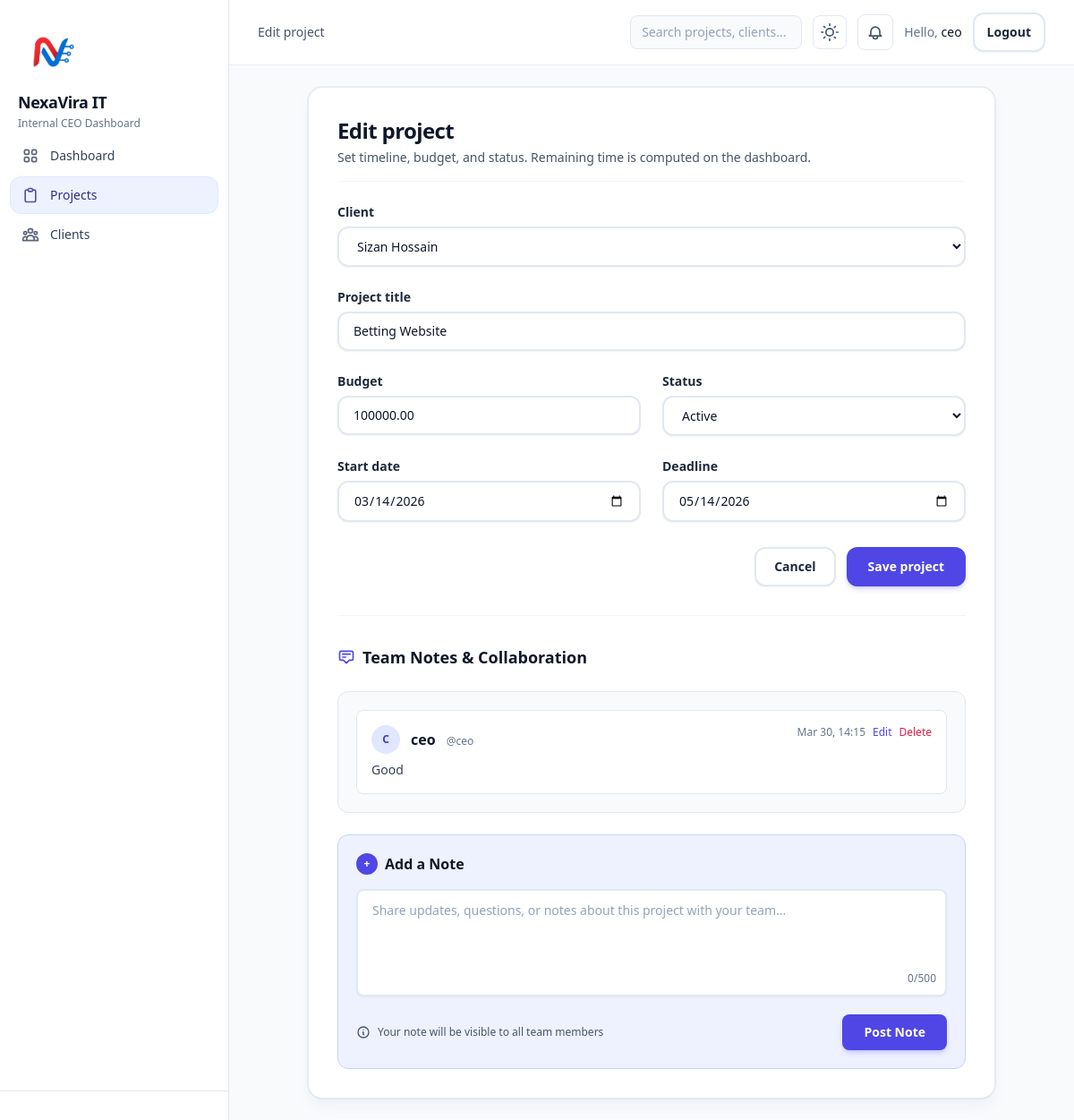
The app's page /projects/5/edit/ (signed in) with its own data.
### projects/models.py (models this page shows, shortened)
class Project(models.Model):
    class Status(models.TextChoices):
        ACTIVE = "active", "Active"
        COMPLETED = "completed", "Completed"
    client = models.ForeignKey(Client, on_delete=models.PROTECT, related_name="projects")
    title = models.CharField(max_length=255)
    description = models.TextField(blank=True, help_text="Project description and notes")
    budget = models.DecimalField(max_digits=12, decimal_places=2, default=0)
    start_date = models.DateField()
    deadline = models.DateField()
    status = models.CharField(max_length=16, choices=Status.choices, default=Status.ACTIVE)
    created_at = models.DateTimeField(auto_now_add=True)
    updated_at = models.DateTimeField(auto_now=True)
    class Meta:
        ordering = ["deadline", "title"]
        indexes = [
            models.Index(fields=["status", "deadline"]),
        ]

class ProjectComment(models.Model):
    project = models.ForeignKey(Project, on_delete=models.CASCADE, related_name="comments")
    user = models.ForeignKey(User, on_delete=models.SET_NULL, null=True, blank=True)
    content = models.TextField()
    created_at = models.DateTimeField(auto_now_add=True)
    updated_at = models.DateTimeField(auto_now=True)
    class Meta:
        ordering = ["-created_at"]

### projects/views.py (the view, shortened to what this page needs)
# urls.py: path("<int:pk>/edit/", views.ProjectUpdateView.as_view(), name="edit"),
class ProjectUpdateView(CeoRequiredMixin, UpdateView):
    model = Project
    form_class = ProjectForm
    template_name = "projects/form.html"
    success_url = reverse_lazy("projects:list")

### templates/projects/form.html (shortened to what this page needs)
{% extends "base.html" %}
{% load static %}
{% block header %}
  <div class="text-sm font-medium text-slate-600 dark:text-slate-400">{% if object %}Edit project{% else %}Add project{% endif %}</div>
{% endblock %}
{% block content %}
  <div class="mx-auto max-w-3xl">
    <div class="rounded-2xl border border-slate-200/80 dark:border-slate-700/80 bg-white dark:bg-slate-800 p-5 shadow-lg shadow-slate-200/40 dark:shadow-slate-900/40 ring-1 ring-slate-900/5 dark:ring-slate-800 sm:p-8">
      <div class="mb-6 border-b border-slate-100 dark:border-slate-700 pb-4">
        <h1 class="text-xl font-bold tracking-tight text-slate-900 dark:text-slate-100 sm:text-2xl">
          {% if object %}Edit project{% else %}Add project{% endif %}
        </h1>
        <p class="mt-1 text-sm text-slate-600 dark:text-slate-400">Set timeline, budget, and status. Remaining time is computed on the dashboard.</p>
      </div>
      <form method="post" class="grid grid-cols-1 gap-5 md:grid-cols-2 md:gap-6">
        <div class="md:col-span-2 space-y-1.5">
          <label for="{{ form.client.id_for_label }}" class="block text-sm font-semibold text-slate-800 dark:text-slate-200">Client</label>
          {{ form.client }}
        </div>
        <div class="md:col-span-2 space-y-1.5">
          <label for="{{ form.title.id_for_label }}" class="block text-sm font-semibold text-slate-800 dark:text-slate-200">Project title</label>
          {{ form.title }}
        </div>
        <div class="space-y-1.5">
          <label for="{{ form.budget.id_for_label }}" class="block text-sm font-semibold text-slate-800 dark:text-slate-200">Budget</label>
          {{ form.budget }}
        </div>
        <div class="space-y-1.5">
          <label for="{{ form.status.id_for_label }}" class="block text-sm font-semibold text-slate-800 dark:text-slate-200">Status</label>
          {{ form.status }}
        </div>
        <div class="space-y-1.5">
          <label for="{{ form.start_date.id_for_label }}" class="block text-sm font-semibold text-slate-800 dark:text-slate-200">Start date</label>
          {{ form.start_date }}
        </div>
        <div class="space-y-1.5">
          <label for="{{ form.deadline.id_for_label }}" class="block text-sm font-semibold text-slate-800 dark:text-slate-200">Deadline</label>
          {{ form.deadline }}
        </div>
        <div class="md:col-span-2 flex flex-col-reverse gap-2 pt-1 sm:flex-row sm:items-center sm:justify-end sm:gap-3">
          <a href="{% url 'projects:list' %}"
             class="inline-flex min-h-[2.75rem] items-center justify-center rounded-xl border-2 border-slate-200 dark:border-slate-600 bg-white dark:bg-slate-700 px-5 text-sm font-semibold text-slate-800 dark:text-slate-200 shadow-sm transition hover:border-slate-300 dark:hover:border-slate-500 hover:bg-slate-50 dark:hover:bg-slate-600 focus:outline-none focus:ring-4 focus:ring-indigo-500/20">
            Cancel
          </a>
          <button type="submit"
                  class="inline-flex min-h-[2.75rem] items-center justify-center rounded-xl bg-indigo-600 dark:bg-indigo-600 px-6 text-sm font-semibold text-white shadow-md shadow-indigo-600/20 transition hover:bg-indigo-700 dark:hover:bg-indigo-700 focus:outline-none focus:ring-4 focus:ring-indigo-500/30">
            Save project
          </button>
        </div>
      </form>
      {% if object %}
        <div class="mt-8 pt-8 border-t border-slate-100 dark:border-slate-700">
          <div class="flex items-center gap-2 mb-6">
            <svg class="w-5 h-5 text-indigo-600 dark:text-indigo-400" fill="none" stroke="currentColor" viewBox="0 0 24 24">
              <path stroke-linecap="round" stroke-linejoin="round" stroke-width="2" d="M7 8h10M7 12h4m1 8l-4-4H5a2 2 0 01-2-2V6a2 2 0 012-2h14a2 2 0 012 2v8a2 2 0 01-2 2h-3l-4 4z"></path>
            </svg>
            <h2 class="text-lg font-bold text-slate-900 dark:text-slate-100">Team Notes & Collaboration</h2>
          </div>
          <div class="rounded-xl border border-slate-200 dark:border-slate-700 bg-slate-50 dark:bg-slate-700/30 p-5 mb-6">
            {% if object.comments.all %}
              <div class="space-y-3 max-h-96 overflow-y-auto" id="commentsThread">
                {% for comment in object.comments.all|dictsort:"created_at" %}
                  <div class="rounded-lg border border-slate-200 dark:border-slate-600 bg-white dark:bg-slate-800 p-4 comment-item" data-comment-id="{{ comment.id }}">
                    <div class="flex items-start justify-between gap-3 mb-2">
                      <div class="flex items-center gap-3">
                        <div class="w-8 h-8 rounded-full bg-indigo-100 dark:bg-indigo-900/30 flex items-center justify-center flex-shrink-0">
                          <span class="text-xs font-bold text-indigo-700 dark:text-indigo-400">{{ comment.user.username|slice:":1"|upper }}</span>
                        </div>
                        <div>
                          <span class="font-semibold text-slate-900 dark:text-slate-100">{{ comment.user.get_full_name|default:comment.user.username }}</span>
                          <span class="text-xs text-slate-500 dark:text-slate-400 ml-2">@{{ comment.user.username }}</span>
                        </div>
                      </div>
                      <div class="flex items-center gap-2">
                        <span class="text-xs text-slate-500 dark:text-slate-400 whitespace-nowrap">{{ comment.created_at|date:"M d, H:i" }}</span>
                        {% if user == comment.user %}
                          <button type="button" class="edit-comment-btn text-xs text-indigo-600 dark:text-indigo-400 hover:text-indigo-800 dark:hover:text-indigo-300" data-comment-id="{{ comment.id }}">Edit</button>
                          <button type="button" class="delete-comment-btn text-xs text-rose-600 dark:text-rose-400 hover:text-rose-800 dark:hover:text-rose-300" data-comment-id="{{ comment.id }}">Delete</button>
                        {% endif %}
                      </div>
                    </div>
                    <div class="comment-content text-sm text-slate-700 dark:text-slate-300 whitespace-pre-wrap">{{ comment.content }}</div>
                  </div>
                {% endfor %}
              </div>
            {% endif %}
          </div>
          {% if user.is_authenticated %}
            <div class="rounded-xl border border-indigo-200 dark:border-indigo-700 bg-indigo-50 dark:bg-indigo-900/20 p-5">
              <h3 class="font-semibold text-slate-900 dark:text-slate-100 mb-4 flex items-center gap-2">
                <span class="inline-flex items-center justify-center w-6 h-6 rounded-full bg-indigo-600 text-white text-xs font-bold">+</span>
                Add a Note
              </h3>
              <form method="post" action="{% url 'projects:add_comment' object.id %}" class="space-y-3">
                <div class="relative">
                  <textarea name="content" placeholder="Share updates, questions, or notes about this project with your team..."
                            class="block w-full min-h-[120px] rounded-lg border-2 border-slate-200 dark:border-slate-600 bg-white dark:bg-slate-700 px-4 py-3 text-sm text-slate-900 dark:text-slate-100 shadow-sm transition duration-150 placeholder:text-slate-400 dark:placeholder:text-slate-500 hover:border-slate-300 dark:hover:border-slate-500 focus:border-indigo-500 dark:focus:border-indigo-500 focus:outline-none focus:ring-4 focus:ring-indigo-500/20 resize-none"
                            required></textarea>
                  <div class="absolute bottom-3 right-3 text-xs text-slate-500 dark:text-slate-400">
                    <span id="charCount">0</span>/500
                  </div>
                </div>
                <div class="flex justify-between items-center pt-2">
                  <div class="flex items-center gap-2 text-xs text-slate-600 dark:text-slate-400">
                    <svg class="w-4 h-4" fill="none" stroke="currentColor" viewBox="0 0 24 24">
                      <path stroke-linecap="round" stroke-linejoin="round" stroke-width="2" d="M13 16h-1v-4h-1m1-4h.01M21 12a9 9 0 11-18 0 9 9 0 0118 0z"></path>
                    </svg>
                    Your note will be visible to all team members
                  </div>
                  <button type="submit"
                          class="inline-flex min-h-[2.5rem] items-center justify-center rounded-lg bg-indigo-600 dark:bg-indigo-600 px-6 text-sm font-semibold text-white shadow-md shadow-indigo-600/20 transition hover:bg-indigo-700 dark:hover:bg-indigo-700 focus:outline-none focus:ring-4 focus:ring-indigo-500/30">
                    Post Note
                  </button>
                </div>
              </form>
            </div>
          {% endif %}
        </div>
      {% endif %}
    </div>
  </div>
{% endblock %}

### templates/base.html (shortened to what this page needs)
{% load static %}
<!doctype html>
<html lang="en" class="h-full scroll-smooth">
  <head>
    <script src="https://cdn.tailwindcss.com"></script>
  </head>
  <body class="min-h-full bg-slate-50 text-slate-900 antialiased dark:bg-slate-950 dark:text-slate-100 {% block body_class %}{% endblock %}">
    <div class="flex min-h-screen flex-col md:flex-row">
      {% if user.is_authenticated %}
        <aside class="hidden md:flex md:w-64 md:flex-col md:shrink-0 md:border-r md:border-slate-200 md:bg-white dark:md:border-slate-700 dark:md:bg-slate-900">
          <div class="p-5 pb-2">
            <img src="{% static 'img/logo.png' %}" class='w-20'>
            <div class="text-lg font-bold tracking-tight text-slate-900 dark:text-slate-100">NexaVira IT</div>
            <div class="mt-0.5 text-xs text-slate-500 dark:text-slate-400">Internal CEO Dashboard</div>
          </div>
          <nav class="flex flex-1 flex-col gap-1 px-3 pb-6" aria-label="Main">
            <a href="{% url 'dashboard:home' %}"
               class="flex items-center gap-3 rounded-xl px-3 py-2.5 text-sm font-medium transition
                      {% if request.resolver_match.namespace == 'dashboard' and request.resolver_match.url_name == 'home' %}
                        bg-indigo-50 text-indigo-900 ring-1 ring-indigo-100 dark:bg-indigo-900/20 dark:text-indigo-300 dark:ring-indigo-800
                      {% else %}
                        text-slate-700 hover:bg-slate-100 dark:text-slate-300 dark:hover:bg-slate-800
                      {% endif %}">
              Dashboard
            </a>
            <a href="{% url 'projects:list' %}"
               class="flex items-center gap-3 rounded-xl px-3 py-2.5 text-sm font-medium transition
                      {% if request.resolver_match.namespace == 'projects' %}
                        bg-indigo-50 text-indigo-900 ring-1 ring-indigo-100 dark:bg-indigo-900/20 dark:text-indigo-300 dark:ring-indigo-800
                      {% else %}
                        text-slate-700 hover:bg-slate-100 dark:text-slate-300 dark:hover:bg-slate-800
                      {% endif %}">
              Projects
            </a>
            <a href="{% url 'clients:list' %}"
               class="flex items-center gap-3 rounded-xl px-3 py-2.5 text-sm font-medium transition
                      {% if request.resolver_match.namespace == 'clients' %}
                        bg-indigo-50 text-indigo-900 ring-1 ring-indigo-100 dark:bg-indigo-900/20 dark:text-indigo-300 dark:ring-indigo-800
                      {% else %}
                        text-slate-700 hover:bg-slate-100 dark:text-slate-300 dark:hover:bg-slate-800
                      {% endif %}">
              Clients
            </a>
          </nav>
          <div class="border-t border-slate-200 dark:border-slate-700 px-3 py-4">
        </aside>
      {% endif %}
      <div class="flex min-h-screen min-w-0 flex-1 flex-col {% if user.is_authenticated %}pb-[calc(4.25rem+env(safe-area-inset-bottom))] md:pb-0{% endif %}">
        <header class="sticky top-0 z-40 border-b border-slate-200/80 bg-white/90 backdrop-blur-md dark:border-slate-700/80 dark:bg-slate-900/90">
          <div class="mx-auto flex max-w-7xl items-center justify-between gap-3 px-4 py-3.5 sm:px-6 lg:px-8">
            <div class="flex min-w-0 flex-1 items-center gap-3">
              <div class="hidden min-w-0 md:block">{% block header %}{% endblock %}</div>
            </div>
            <div class="flex shrink-0 items-center gap-2 sm:gap-3">
              {% if user.is_authenticated %}
                <div class="relative hidden sm:block">
                  <input type="text" placeholder="Search projects, clients..."
                         class="rounded-lg border border-slate-200 dark:border-slate-700 bg-slate-50 dark:bg-slate-800 px-3 py-2 text-sm text-slate-900 dark:text-slate-100 placeholder-slate-400 dark:placeholder-slate-500 focus:outline-none focus:ring-2 focus:ring-indigo-500 w-48" />
                </div>
                <button onclick="toggleDarkMode()"
                        class="inline-flex items-center justify-center rounded-lg border border-slate-200 dark:border-slate-700 bg-white dark:bg-slate-800 p-2 text-slate-600 dark:text-slate-400 hover:bg-slate-50 dark:hover:bg-slate-700 transition"
                        title="Toggle dark mode">
                </button>
                <button id="notificationsButton" class="relative inline-flex h-10 w-10 items-center justify-center rounded-lg border border-slate-200 dark:border-slate-700 bg-white dark:bg-slate-800 text-slate-600 dark:text-slate-300 hover:bg-slate-100 dark:hover:bg-slate-700 transition" aria-label="Open notifications">
                </button>
                <div class="hidden max-w-[12rem] truncate text-right text-sm text-slate-600 dark:text-slate-400 sm:block">
                  <span class="text-slate-500 dark:text-slate-500">Hello,</span> <span class="font-medium text-slate-900 dark:text-slate-100">{{ user.get_username }}</span>
                </div>
                <a href="{% url 'accounts:logout' %}"
                   class="inline-flex min-h-[2.75rem] items-center justify-center rounded-xl border-2 border-slate-200 dark:border-slate-700 bg-white dark:bg-slate-800 px-3.5 text-sm font-semibold text-slate-800 dark:text-slate-200 shadow-sm transition hover:border-slate-300 hover:bg-slate-50 dark:hover:border-slate-600 dark:hover:bg-slate-700 focus:outline-none focus:ring-4 focus:ring-indigo-500/20 dark:focus:ring-indigo-500/30">
                  Logout
                </a>
              {% endif %}
            </div>
          </div>
        </header>
        <main class="mx-auto w-full max-w-7xl flex-1 px-4 py-5 sm:px-6 sm:py-6 lg:px-8 {% block main_extra_class %}{% endblock %}">
          {% block content %}{% endblock %}
        </main>
      </div>
    </div>
  </body>
</html>

### records on screen
Project: client "Sizan Hossain", title "Betting Website", budget "100000.00", status "Active", start_date "03/14/2026", deadline "05/14/2026"
ProjectComment: user.username "C", user.get_full_name "ceo", user.username "ceo", created_at "Mar 30, 14:15", content "Good"

### other values on screen
{{ user.get_username }} "ceo"
